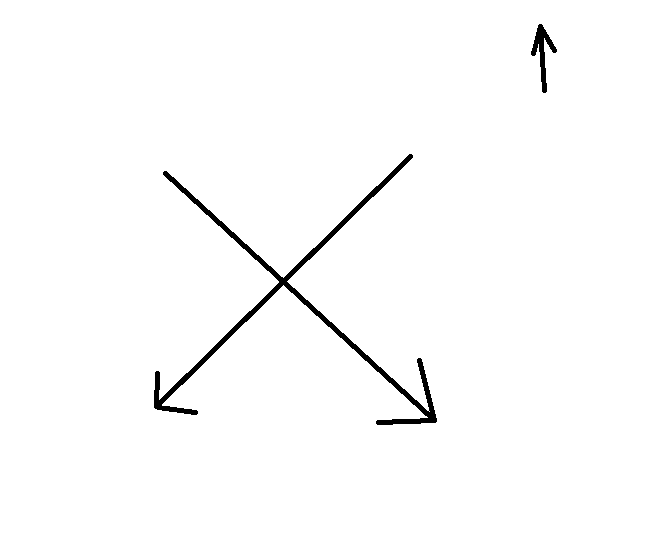
#> input picture sample_inputs/arrows.png, 650 x 540 px
$ python graph.py --image sample_inputs/arrows.png
#> lines starting #> are read from the running program, lines starting #| are printed output that depends on the picture; after the words box and inside, x2 and y2 are one past the last pixel; in counts of white or black regions, pixels touching at a corner belong together
from operator import concat
import cv2
import numpy as np
import argparse
import sys
import math
import pytesseract
import os
import json

def distance(p0, p1):
    return math.sqrt((p0[0] - p1[0])**2 + (p0[1] - p1[1])**2)

def preprocess(img):
    #img_gray = cv2.cvtColor(img, cv2.COLOR_BGR2GRAY)
    img_gray=img
    img_blur = cv2.GaussianBlur(img_gray, (5, 5), 1)
    img_canny = cv2.Canny(img_blur, 50, 50)
    kernel = np.ones((3, 3))
    img_dilate = cv2.dilate(img_canny, kernel, iterations=2)
    img_erode = cv2.erode(img_dilate, kernel, iterations=1)
    #cv2.imshow("Image", img_erode)
    #cv2.waitKey(0)
    return img_erode
    #return img_gray

def find_tip(points, convex_hull, output):
    length = len(points)
    biggest = 0
    for i in range(length):
        for j in range(length):
            if i!=j and distance(tuple(points[i]),tuple(points[j])) > biggest :
                biggest = distance(points[i],points[j])
                point1 = points[i]
                point2 = points[j]
                index1=i
                index2=j
    smallest1=99999
    smallest2=99999
    for i in range(length):
        if i!=index1 and i!=index2:
            if distance(tuple(points[i]),tuple(point1)) < smallest1:
                smallest1 = distance(tuple(points[i]),tuple(point1))
            if distance(tuple(points[i]),tuple(point2)) < smallest2:
                smallest2 = distance(tuple(points[i]),tuple(point2))
    if smallest1<smallest2:
        point1=point2
        point2=points[index1]
    tup=[0,0]
    tup[0]=tuple(point1)
    tup[1]=tuple(point2)
    return tup
    cv2.circle(output, point1, 5, (0, 255, 0), cv2.FILLED)
    cv2.circle(output, point2, 5, (0, 255, 0), cv2.FILLED)
    cv2.imshow("Image", output)
    cv2.waitKey(0)

def find_tips(points):
    length = len(points)
    biggest = 0
    for i in range(length):
        for j in range(length):
            if distance(tuple(points[i]),tuple(points[j])) > biggest :
                biggest = distance(points[i],points[j])
                point1 = points[i]
                point2 = points[j]
                index1=i
                index2=j
    biggest2=0
    for i in range(length):
        for j in range(length):
            if i!=index1 and i!=index2 and j!=index1 and j!=index2 and biggest2 < distance(tuple(points[i]),tuple(points[j])):
                if distance(tuple(points[i]),tuple(point1)) > 60 and distance(tuple(points[i]),tuple(point2)) > 60 and distance(tuple(points[j]),tuple(point1)) > 60 and distance(tuple(points[j]),tuple(point2)) > 60:
                    biggest2 = distance(points[i],points[j])
                    point3 = points[i]
                    point4 = points[j]
                    index3 = i
                    index4 = j
    smallest1=99999
    for i in range(length):
        if i!=index1 and i!=index2 and i!=index3 and i!=index4 and distance(points[i],point1) < smallest1 :
            smallest1 = distance(points[i],point1)
    smallest2=99999
    for i in range(length):
        if i!=index1 and i!=index2 and i!=index3 and i!=index4 and distance(points[i],point2) < smallest2 :
            smallest2 = distance(points[i],point2)
    if smallest1 < smallest2:
        point5=point1
        point1=point2
        point2=point5
    smallest1=99999
    for i in range(length):
        if i!=index1 and i!=index2 and i!=index3 and i!=index4 and distance(points[i],point3) < smallest1 :
            smallest1 = distance(points[i],point3)
    smallest2=99999
    for i in range(length):
        if i!=index1 and i!=index2 and i!=index3 and i!=index4 and distance(points[i],point4) < smallest2 :
            smallest2 = distance(points[i],point4)
    if smallest1 < smallest2:
        point5=point3
        point3=point4
        point4=point5
    tup=[0,0,0,0]
    tup[0]=tuple(point1)
    tup[1]=tuple(point2)
    tup[2]=tuple(point3)
    tup[3]=tuple(point4)
    return tup

def analyzetxt(txt):
    print(len(txt))
    for i in range(len(txt)):
        print('index '+str(i)+' is '+txt[i]+' with ASCII value ' + str(ord(txt[i])))

def processtxt(txt):
    txt2=''
    for i in range(len(txt)):
        if ord(txt[i]) > 47 and ord(txt[i]) < 123:
            txt2=txt2+txt[i]
    if len(txt2)==2 and txt2[0].isupper() and txt2[1]==txt[0].lower() :
            txt2=txt2[0:1]
    return txt2

def preprocesscrop(img):
    img = cv2.resize(img, None, fx=3, fy=3, interpolation=cv2.INTER_CUBIC)
    img = cv2.GaussianBlur(img, (3, 3), 0)
    return img

class edge:
    def __init__(self,countour,beg_point,edge_tip):
        self.cnt = countour
        self.beg = beg_point
        self.arr = edge_tip
    def highlight(self,img):
        cv2.drawContours(img, self.cnt, -1, (255, 0, 0), 2)
        cv2.circle(img, self.arr, 5, (0, 255, 0), cv2.FILLED)
        cv2.circle(img, self.beg, 5, (0, 0, 255), cv2.FILLED)
    def getBeg(self):
        tup=[0,0]
        tup[0] = int(self.beg[0])
        tup[1] = int(self.beg[1])
        return tup
    def getArr(self):
        tup=[0,0]
        tup[0] = int(self.arr[0])
        tup[1] = int(self.arr[1])
        return tup

class node:
    def __init__(self,countour,name):
        self.cnt = countour
        self.name = name

    def highlight(self,img):
        cv2.drawContours(img, self.cnt, -1, (216,191,216), 5)
        print('Highlighting node '+ self.name)


ap = argparse.ArgumentParser()
ap.add_argument("-i", "--image", help = "path to the image file")
args = vars(ap.parse_args())
im_in = cv2.imread(args["image"],cv2.IMREAD_GRAYSCALE) #plain image
#> im_in: shape (540, 650); 98.5% white; 2 black regions, box (x1, y1, x2, y2) and area: (154, 154, 437, 425) 4583, (531, 24, 557, 93) 569
output = im_in
th, im_th = cv2.threshold(im_in, 220, 255, cv2.THRESH_BINARY_INV) #plain invert
im_floodfill = im_th.copy() #get rid of arrows, fill nodes with black
h, w = im_th.shape[:2]
#> h = 540; w = 650
mask = np.zeros((h+2, w+2), np.uint8)
cv2.floodFill(im_floodfill, mask, (0,0), 255)
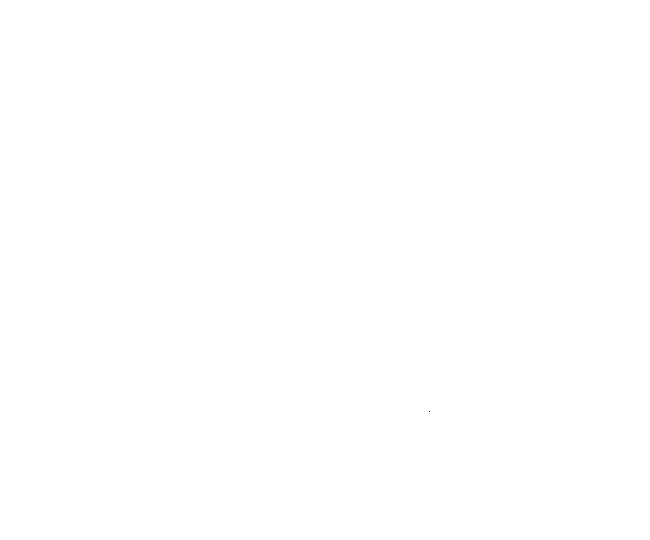
#> im_floodfill: shape (540, 650); 100% white; black in thin lines or dots, all inside (x1, y1, x2, y2) = (429, 411, 430, 412)
im_floodfill_inv = cv2.bitwise_not(im_floodfill)
im_out = im_th | im_floodfill_inv
#> im_out: shape (540, 650); 1.5% white; 2 white regions, box (x1, y1, x2, y2) and area: (154, 154, 437, 425) 4584, (531, 24, 557, 93) 569

kernelSize = [9,9]
kernel = cv2.getStructuringElement(cv2.MORPH_RECT, kernelSize)
opening = cv2.morphologyEx(im_out, cv2.MORPH_OPEN, kernel)
#> opening: shape (540, 650); every value is 0
sub = cv2.subtract(im_out,opening)
exar = cv2.bitwise_not(sub)
exno = cv2.add(im_in,sub)
#> exno: shape (540, 650); every value is 255

listEdges=[]
listNodes=[]
listNodesNames=[]
"""
cv2.imshow("Arrows", exar)
cv2.waitKey(0)
cv2.imshow("Nodes", exno)
cv2.waitKey(0)
"""
contours, hierarchy = cv2.findContours(preprocess(exar), cv2.RETR_EXTERNAL, cv2.CHAIN_APPROX_NONE)
#> in preprocess, `img_canny = cv2.Canny(img_blur, 50, 50)`:
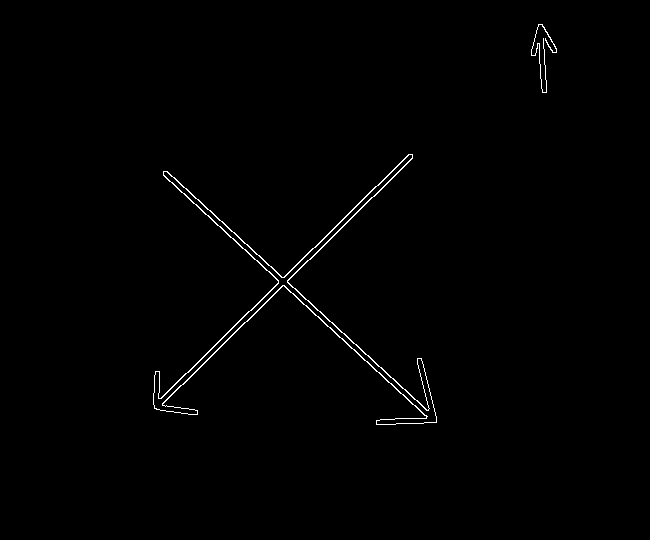
#> img_canny: shape (540, 650); 0.73% white in thin lines or dots, all inside (x1, y1, x2, y2) = (153, 24, 557, 425)
#> in preprocess, `img_dilate = cv2.dilate(img_canny, kernel, iterations=2)`:
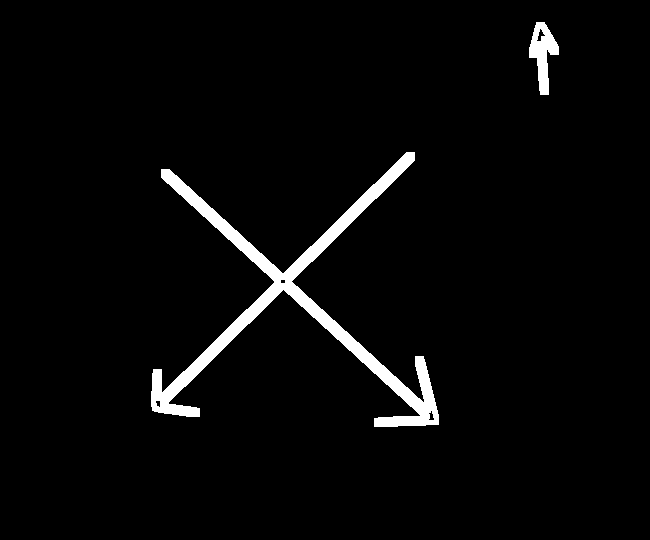
#> img_dilate: shape (540, 650); 3.3% white; 2 white regions, box (x1, y1, x2, y2) and area: (151, 152, 439, 427) 10469, (529, 22, 559, 95) 1091
#> in preprocess, `img_erode = cv2.erode(img_dilate, kernel, iterations=1)`:
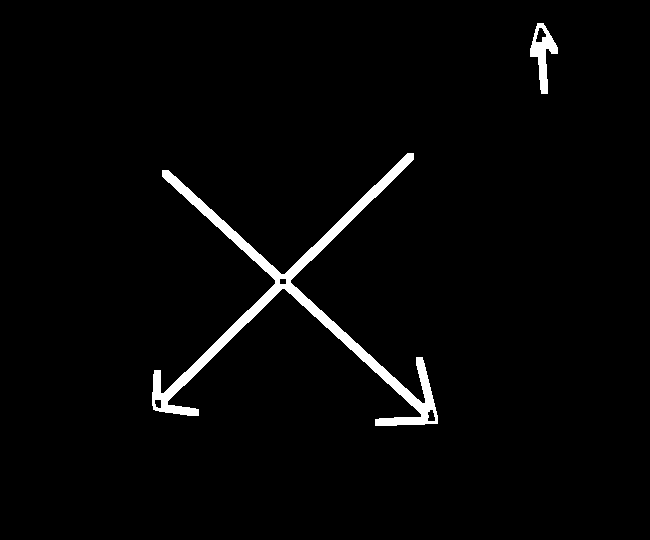
#> img_erode: shape (540, 650); 2.5% white; 2 white regions
#> contours = 2 contours; box (x1, y1, x2, y2) and area: (152, 153, 438, 426) 7462, (530, 23, 558, 94) 826
for cnt in contours:
    peri = cv2.arcLength(cnt, True)
    approx = cv2.approxPolyDP(cnt, 0.025 * peri, True)
    hull = cv2.convexHull(approx, returnPoints=False)
    sides = len(hull)
    if 6 > sides > 3 and (len(approx)!=8):
        tips = find_tip(approx[:,0,:], hull.squeeze(), output)
        listEdges.append(edge(cnt,tips[0],tips[1]))
    elif sides == 4 and len(approx) == 8:
        approx = cv2.approxPolyDP(cnt, 0.01 * peri, True)
        tips = find_tips(approx[:,0,:])
        listEdges.append(edge(cnt,tips[0],tips[1]))
        listEdges.append(edge(cnt,tips[2],tips[3]))
#> this loop made 2 passes
#> (peri, hull, sides) on pass 1: (1792.7, [6, 4, 2, 0], 4)
#> (peri, hull, sides) on pass 2: (189.8, [6, 4, 3, 1, 0], 5)
#> after the loop, listEdges = 3 items

contours, hierarchy = cv2.findContours(preprocess(exno), cv2.RETR_EXTERNAL, cv2.CHAIN_APPROX_NONE)
#> contours = []
for cnt in contours:
    x, y, w, h = cv2.boundingRect(cnt)
    x=x-10
    y=y-10
    w=w+20
    h=h+20
    cropped = exno[y:y + h, x:x + w]
    gray = cropped
    circles = cv2.HoughCircles(gray, cv2.HOUGH_GRADIENT, 0.9, 20, param1 = 50, param2 = 30, minRadius = 30, maxRadius = 155)
    if circles is not None:
        height = gray.shape[0]
        width = gray.shape[1]
        x=0; y=0
        x=x+int((width/4))
        y=y+int((height/4))
        w=int((width/2))
        h=int((width/2))
        cropped = gray[y:y + h, x:x + w]
        cropped = preprocesscrop(cropped)

        #cv2.imshow("Image", cropped)
        #cv2.waitKey(0)

        txt = pytesseract.image_to_string(cropped,config='--psm 9')
        #analyzetxt(txt)
        txt=processtxt(txt)
        listNodes.append(node(cnt,txt))
        listNodesNames.append(txt)
        print('Found node ' + txt)
#> this loop made 0 passes
#> after the loop, listNodes = []; listNodesNames = []
output = cv2.cvtColor(output, cv2.COLOR_GRAY2BGR)
#> output is the input picture: shape (540, 650, 3); 98.5% white; 2 black regions, box (x1, y1, x2, y2) and area: (154, 154, 437, 425) 4583, (531, 24, 557, 93) 569
matrix = [[0 for i in range(len(listNodes))] for j in range(len(listNodes))]
#> matrix = []
print('Found '+str(len(listEdges))+' arrows')
#| Found 3 arrows
for obj in listEdges:
    obj.highlight(output)
    nearest_beg=99999
    nearest_tip=99999
    for node_ in listNodes:
        dist = cv2.pointPolygonTest(node_.cnt,obj.getBeg(),True) * -1
        if dist<nearest_beg:
            nearest_beg = dist
            beg_node=node_
       #print('Distance from beg to '+ node_.name + ' is ' + str(dist))
        dist2 = cv2.pointPolygonTest(node_.cnt,obj.getArr(),True) * -1
        if dist2 < nearest_tip:
            nearest_tip = dist2
            tip_node=node_
        #print('Distance from arr to '+ node_.name + ' is ' + str(dist2))
    if len(listNodes)>0 :
        print('Found edge connecting '+ beg_node.name + ' to ' + tip_node.name)
        matrix[listNodesNames.index(beg_node.name)][listNodesNames.index(tip_node.name)] = 1
#> this loop made 3 passes
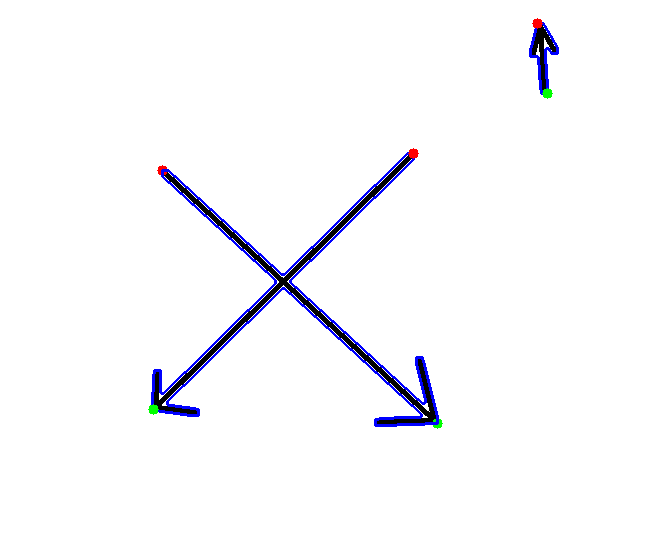
#> output: shape (540, 650, 3); 1.43% of pixels changed, all inside (x1, y1, x2, y2) = (148, 18, 559, 429)
    #cv2.imshow("Image", output)
    #cv2.waitKey(0)


for obj in listNodes:
    obj.highlight(output)
    #cv2.imshow("Image", output)
    #cv2.waitKey(0)

dictout={
        "num_nodes": len(listNodes),
        "node_names": listNodesNames,
        "matrix": matrix
    }
#> dictout = {'num_nodes': 0, 'node_names': [], 'matrix': []}

path = r'outputs'
isExist = os.path.exists(path)
if not isExist:
  os.makedirs(path)
  print("outputs directory created")
directory = r'outputs'
os.chdir(directory)
path_to_image = args["image"]
index1 = path_to_image.find('/')
imgName=path_to_image[index1+1:]
index1 = imgName.find('/')
imgName=imgName[index1+1:]
cv2.imwrite(imgName,output)
jsonName=imgName[0:len(imgName)-3]+"json"
with open(jsonName, "w") as outfile:
    json.dump(dictout, outfile)
print("Writing file "+imgName)
os.chdir('../')

sys.exit()
#> (the program exits here)
